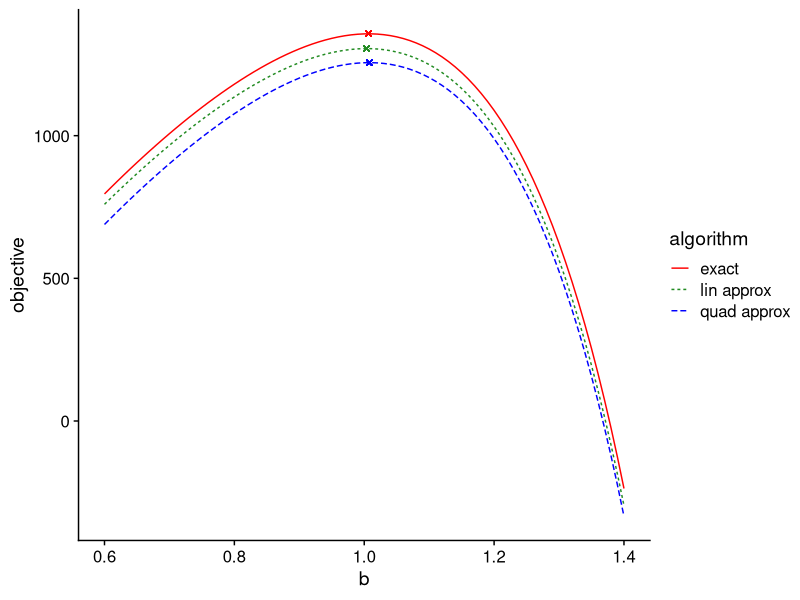
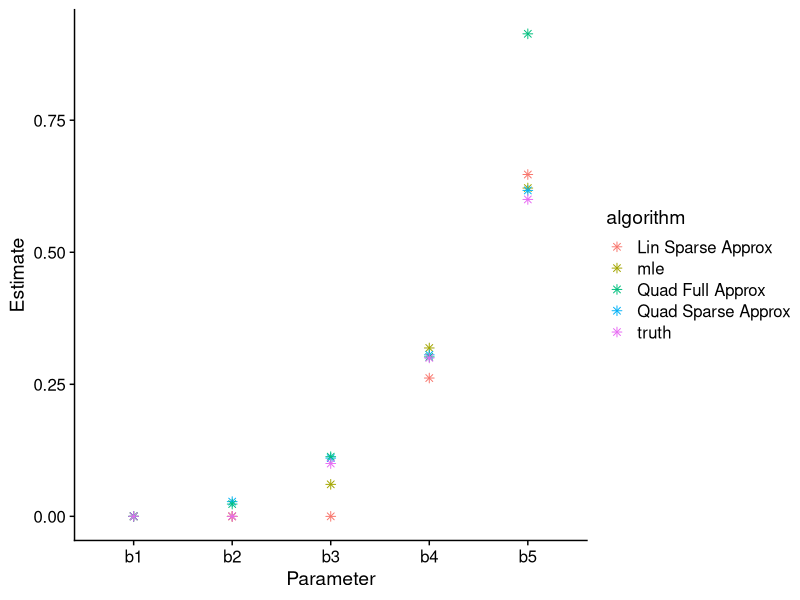

R code for these plots, in order:
## ---- chunk 1
knitr::opts_chunk$set(echo = TRUE)
## ---- chunk 2
get_sparse_term_loglik <- function(y_nz, X_nz, b) {
  
  sum(
    y_nz * log(exp(X_nz %*% b) - 1)
  )
  
}

get_exp_term_loglik_exact <- function(X, b) {
  
  -sum(exp(X %*% b))
  
}

get_exp_term_loglik_lin_approx <- function(X, b, a1) {
  
  -a1 * sum(colSums(X) * b)
  
}

get_exp_term_loglik_quad_approx <- function(X, b, a1, a2) {
  
  get_exp_term_loglik_lin_approx(X, b, a1) - a2 * (
    t(b) %*% crossprod(X) %*% b
  )
  
}
## ---- chunk 3
# exact log-likelihood for regression
get_exact_loglik <- function(b, X, y) {
  
  y_nz_idx <- which(y != 0)
  ll <- get_sparse_term_loglik(
    y[y_nz_idx], X[y_nz_idx, , drop = FALSE], b
  ) + get_exp_term_loglik_exact(X, b)
  return(ll)
  
}

# log-likelihood approximating only sparse terms with linear approximation
get_lin_sparse_approx_loglik <- function(b, X, y, a1) {
  
  y_nz_idx <- which(y != 0)
  y_z_idx <- which(y == 0)
  ll <- get_sparse_term_loglik(
    y[y_nz_idx], X[y_nz_idx, , drop = FALSE], b
  ) + get_exp_term_loglik_exact(
    X[y_nz_idx, , drop = FALSE], b
  ) + get_exp_term_loglik_lin_approx(
    X[y_z_idx, , drop = FALSE], b, a1
  )
  return(ll)
  
}

# log-likelihood approximating only sparse terms with quadratic approximation
get_quad_sparse_approx_loglik <- function(b, X, y, a1, a2) {
  
  y_nz_idx <- which(y != 0)
  y_z_idx <- which(y == 0)
  ll <- get_sparse_term_loglik(
    y[y_nz_idx], X[y_nz_idx, , drop = FALSE], b
  ) + get_exp_term_loglik_exact(
    X[y_nz_idx, , drop = FALSE], b
  ) + get_exp_term_loglik_quad_approx(
    X[y_z_idx, , drop = FALSE], b, a1, a2
  )
  return(ll)
  
}

# log-likelihood approximating ALL terms with quadratic approximation
get_quad_full_approx_loglik <- function(b, X, y, a1, a2) {
  
  y_nz_idx <- which(y != 0)
  ll <- get_sparse_term_loglik(
    y[y_nz_idx], X[y_nz_idx, , drop = FALSE], b
  ) + get_exp_term_loglik_quad_approx(
    X, b, a1, a2
  )
  return(ll)
  
}
## ---- chunk 4
set.seed(1)
n <- 300
p <- 1

x <- numeric(n)
x[1:225] <- abs(rnorm(n = 225, sd = .25))
x[226:300] <- abs(rnorm(n = 75, sd = 1.75))
b <- matrix(data = 1)
X <- matrix(data = x, ncol = 1)

lambda <- exp(X %*% b) - 1
y <- rpois(n, lambda)
## ---- chunk 5
exact_sol <- optimize(
  get_exact_loglik,
  lower = 0,
  upper = 10,
  maximum = TRUE,
  X = X,
  y = y
)$maximum

# now, need to determine the lengths of the approximation intervals
approx_poly <- pracma::polyApprox(
  exp,
  a = 0,
  b = log(5),
  n = 1
)

a0_linear <- approx_poly$p[2]
a1_linear <- approx_poly$p[1]

lin_sparse_approx_sol <- optimize(
  get_lin_sparse_approx_loglik,
  lower = 0,
  upper = 10,
  maximum = TRUE,
  X = X,
  y = y,
  a1 = a1_linear
)$maximum

approx_poly <- pracma::polyApprox(
  exp,
  a = 0,
  b = log(8),
  n = 2
)

a0_quad <- approx_poly$p[3]
a1_quad <- approx_poly$p[2]
a2_quad <- approx_poly$p[1]

quad_sparse_approx_sol <- optimize(
  get_quad_sparse_approx_loglik,
  lower = 0,
  upper = 10,
  maximum = TRUE,
  X = X,
  y = y,
  a1 = a1_quad,
  a2 = a2_quad
)$maximum

approx_poly <- pracma::polyApprox(
  exp,
  a = 1.75,
  b = log(10),
  n = 2
)

a1_quad_full <- approx_poly$p[2]
a2_quad_full <- approx_poly$p[1]

quad_full_approx_sol <- optimize(
  get_quad_full_approx_loglik,
  lower = 0,
  upper = 10,
  maximum = TRUE,
  X = X,
  y = y,
  a1 = a1_quad_full,
  a2 = a2_quad_full
)$maximum

## ---- chunk 6
b_interval <- seq(0.6, 1.4, .01)

b_exact_obj <- c()

for (b in b_interval) {
  
  b_exact_obj <- c(
    b_exact_obj, 
    get_exact_loglik(b, X, y)
  )
  
}

b_quad_obj <- c()

for (b in b_interval) {
  
  b_quad_obj <- c(
    b_quad_obj, 
    get_quad_sparse_approx_loglik(
      b, X, y, a1_quad, a2_quad
    )
  )
  
}

b_lin_obj <- c()

for (b in b_interval) {
  
  b_lin_obj <- c(
    b_lin_obj, 
    get_lin_sparse_approx_loglik(
      b, X, y, a1_linear
    )
  )
  
}

lik_df <- data.frame(
  b = rep(b_interval, 3),
  objective = c(
    b_exact_obj,
    b_quad_obj - n * a0_quad,
    b_lin_obj - n * a0_linear
  ),
  algorithm = c(
    rep("exact", length(b_interval)),
    rep("quad approx", length(b_interval)),
    rep("lin approx", length(b_interval))
  )
)

## ---- chunk 7
library(ggplot2)

ggplot(data = lik_df) +
  geom_line(aes(x = b, y = objective, color = algorithm, linetype = algorithm)) + 
  geom_point(
    aes(
      x = quad_sparse_approx_sol,
      y = get_quad_sparse_approx_loglik(
        quad_sparse_approx_sol, X, y, a1_quad, a2_quad
      ) - n * a0_quad,
    ),
    color = "blue",
    shape = 4
  ) + 
    geom_point(
    aes(
      x = lin_sparse_approx_sol,
      y = get_lin_sparse_approx_loglik(
        lin_sparse_approx_sol, X, y, a1_linear
      ) - n * a0_linear,
    ),
    color = "forestgreen",
    shape = 4
  ) + 
      geom_point(
    aes(
      x = exact_sol,
      y = get_exact_loglik(
        exact_sol, X, y
      ),
    ),
    color = "red",
    shape = 4
  ) +
  scale_color_manual(
    values = c("red", "forestgreen", "blue")
  ) + cowplot::theme_cowplot()
  

## ---- chunk 8
set.seed(1)
n <- 500
p <- 5

X <- matrix(
  data = 0, nrow = n, ncol = p
)

X[, 1] <- abs(rnorm(n, sd = .5))
X[, 2] <- abs(rnorm(n, sd = 1))
X[, 3] <- rexp(n, rate = 3)
X[, 4] <- rgamma(n, shape = 3, rate = 3)
X[1:460, 5] <- abs(rnorm(460, sd = .01))
X[461:500, 5] <- rexp(40, 1)

b <- c(0, 0, .1, .3, .6)

lambda <- exp(X %*% b) - 1
y <- rpois(n, lambda)
## ---- chunk 9
init = abs(rnorm(5))

exact_sol <- optim(
  par = init,
  fn = get_exact_loglik,
  X = X,
  y = y,
  lower = rep(0, 5),
  control = list(fnscale = -1),
  method = "L-BFGS-B"
)$par

# now, need to determine the lengths of the approximation intervals
approx_poly <- pracma::polyApprox(
  exp,
  a = 0,
  b = log(5),
  n = 1
)

a0_linear <- approx_poly$p[2]
a1_linear <- approx_poly$p[1]

lin_sparse_approx_sol <- optim(
  par = init,
  fn = get_lin_sparse_approx_loglik,
  X = X,
  y = y,
  a1 = a1_linear,
  lower = rep(0, 5),
  control = list(fnscale = -1),
  method = "L-BFGS-B"
)$par


approx_poly <- pracma::polyApprox(
  exp,
  a = 0,
  b = log(8),
  n = 2
)

a0_quad <- approx_poly$p[3]
a1_quad <- approx_poly$p[2]
a2_quad <- approx_poly$p[1]

quad_sparse_approx_sol <- optim(
  par = init,
  fn = get_quad_sparse_approx_loglik,
  X = X,
  y = y,
  a1 = a1_quad,
  a2 = a2_quad,
  lower = rep(0, 5),
  control = list(fnscale = -1),
  method = "L-BFGS-B"
)$par

approx_poly <- pracma::polyApprox(
  exp,
  a = 0,
  b = log(8),
  n = 2
)

a1_quad_full <- approx_poly$p[2]
a2_quad_full <- approx_poly$p[1]

quad_full_approx_sol <- optim(
  par = init,
  fn = get_quad_full_approx_loglik,
  X = X,
  y = y,
  a1 = a1_quad,
  a2 = a2_quad,
  lower = rep(0, 5),
  control = list(fnscale = -1),
  method = "L-BFGS-B"
)$par
## ---- chunk 10
ests_df <- data.frame(
  param = as.factor(rep(c("b1", "b2", "b3", "b4", "b5"), 5)),
  est = c(
    exact_sol,
    lin_sparse_approx_sol,
    quad_sparse_approx_sol,
    quad_full_approx_sol,
    b
  ), 
  algorithm = c(
    rep("mle", 5),
    rep("Lin Sparse Approx", 5),
    rep("Quad Sparse Approx", 5),
    rep("Quad Full Approx", 5),
    rep("truth", 5)
  )
)
## ---- chunk 11
ggplot(data = ests_df) +
  geom_point(
    aes(x = param, y = est, color = algorithm), shape = 8, size = 2
  ) +
  xlab("Parameter") +
  ylab("Estimate") +
  cowplot::theme_cowplot()
## ---- chunk 12
set.seed(1)
n <- 5000
p <- 10
X <- matrix(
  data = abs(rnorm(n * p, sd = .15)),
  nrow = n,
  ncol = p
)
b <- abs(rnorm(p, sd = 0.75))
b[c(1, 2, 3, 4, 7, 8, 10)] <- 0
lambda <- exp(X %*% b) - 1
y <- rpois(n, lambda)
init <- abs(rnorm(p, sd = 0.5))

approx_poly <- pracma::polyApprox(
  exp,
  a = 0,
  b = log(5),
  n = 1
)

a0_linear <- approx_poly$p[2]
a1_linear <- approx_poly$p[1]

lin_sparse_approx_sol <- optim(
  par = init,
  fn = get_lin_sparse_approx_loglik,
  X = X,
  y = y,
  a1 = a1_linear,
  lower = rep(0, 5),
  control = list(fnscale = -1),
  method = "L-BFGS-B"
)$par

approx_poly <- pracma::polyApprox(
  exp,
  a = 0,
  b = log(8),
  n = 2
)

a0_quad <- approx_poly$p[3]
a1_quad <- approx_poly$p[2]
a2_quad <- approx_poly$p[1]

quad_sparse_approx_sol <- optim(
  par = init,
  fn = get_quad_sparse_approx_loglik,
  X = X,
  y = y,
  a1 = a1_quad,
  a2 = a2_quad,
  lower = rep(0, 5),
  control = list(fnscale = -1),
  method = "L-BFGS-B"
)$par

approx_poly <- pracma::polyApprox(
  exp,
  a = 0,
  b = log(8),
  n = 2
)

a1_quad_full <- approx_poly$p[2]
a2_quad_full <- approx_poly$p[1]

quad_full_approx_sol <- optim(
  par = init,
  fn = get_quad_full_approx_loglik,
  X = X,
  y = y,
  a1 = a1_quad,
  a2 = a2_quad,
  lower = rep(0, 5),
  control = list(fnscale = -1),
  method = "L-BFGS-B"
)$par
